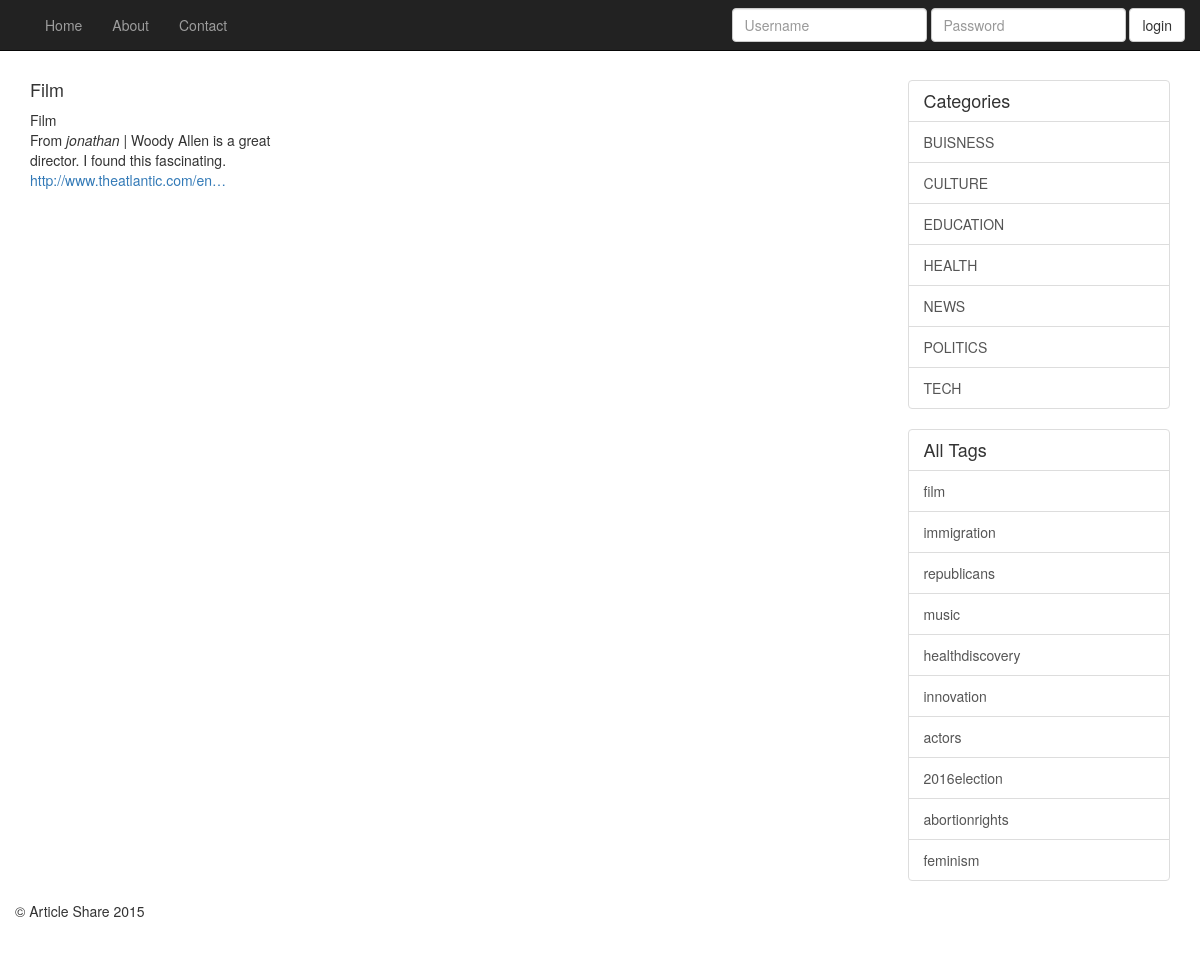
/tag/view/Film/, run on the app's committed database.
### tweets/models.py (models this page shows)
class Article(models.Model):
	share = models.CharField(max_length=140, blank=False)
	user = models.ForeignKey(User, default=0)
	posted = models.DateField(auto_now_add=True, auto_now=False)
	category = models.ManyToManyField('tweets.Category')
	tag = models.CharField(max_length=30, blank=True)
	url = models.URLField()
	def __str__(self):
		return str(self.share)
	class Meta:
		ordering = ['posted']

class Category(models.Model):
	category = models.CharField(unique=True, max_length = 20)
	def __str__(self):
		return str(self.category)
	class Meta:
		ordering = ['category']

### tweets/views.py (the view)
# urls.py: url(r'^tag/view/(?P<tag>\w{0,30})/$', 'tweets.views.view_tag', name='view_tag'),
def view_tag(request, tag):
    context = {
    	'user': request.user,
        'tags': tags,
        'categories': categories,
        'shares': shares.filter(tag=tag),
        'tag': tag,
        }
    return render(request, "view_tag.html", context)

### templates/view_tag.html (shortened to what this page needs)
{% extends 'base.html' %}
{% block content %}
<body>
<div class="container">
  <div class="row row-offcanvas row-offcanvas-right">
    <div class="col-xs-12 col-sm-9">
      <h4>{{ tag }}</h4>
      <div class="row">
      {% for share in shares %}
        <div class="col-xs-6 col-lg-4">
          {{ share.tag  }}
          <p>From<i> {{ share.user }} | </i>{{ share }}<br>{{ share.url|urlizetrunc:30 }}</p>
        </div>
      {% endfor %}
      </div>
    </div>
    <div class="col-xs-6 col-sm-3 sidebar-offcanvas" id="sidebar">
      <div class="list-group">
      <h4 class="list-group-item">Categories</h4>
        {% for category in categories %}
        <a href="/category/view/{{ category }}" class="list-group-item">{{ category|upper }}</a>
        {% endfor %}
      </div>
      <div class="list-group">
        <h4 class="list-group-item">All Tags</h4>
      {% for tag in tags %}
        <a href="{% url 'view_tag' tag %}" class="list-group-item">{{ tag|lower  }}</a>
      {% endfor %}
    </div>
  </div>
  <footer>
    <p>&copy; Article Share 2015</p>
  </footer>
</div>
</body>
{% endblock %}

### static/css/navbar-static-top.css (style rules this page uses)
body { min-height: 2000px; }
.row { background-color: }

### templates/base.html (style rules this page uses)
body { padding-top: 70px; }

### data on the page
Article: tag "Film", user "jonathan", share "Woody Allen is a great director. I found this fascinating.", url "http://www.theatlantic.com/en…"
Category: category "BUISNESS"
Category: category "CULTURE"
Category: category "EDUCATION"
Category: category "HEALTH"
Category: category "NEWS"
Category: category "POLITICS"
Category: category "TECH"

### other printed values
{{ tag|lower }} "film" "immigration" "republicans" "music" "healthdiscovery" "innovation" "actors" "2016election" "abortionrights" "feminism"
